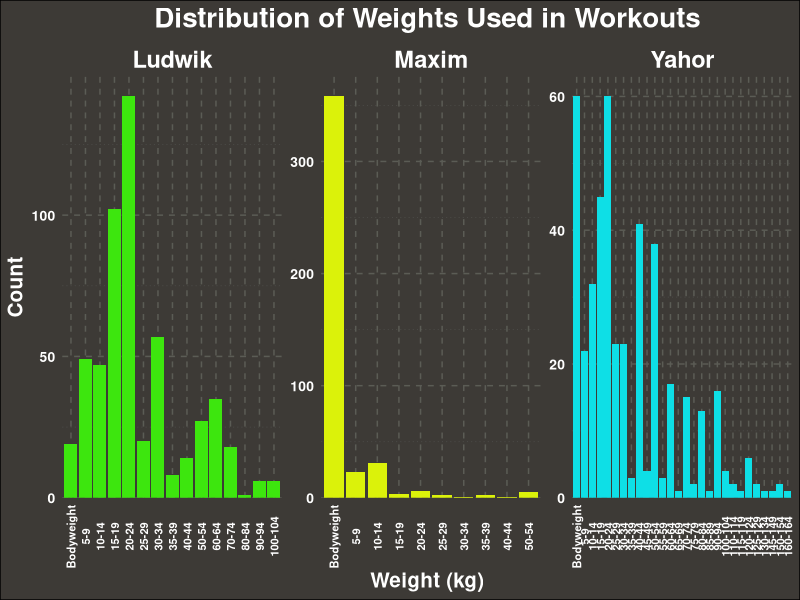

The R script that drew this image:
library(dplyr)
library(tidyr)
library(ggplot2)

plot_05 <- function(data = read.csv("data/training_data.csv")) {
  
  weights <- data %>% 
    group_by(Owner, Weight) %>% 
    summarise(count = n()) 
  
  weights[is.na(weights$Weight),]$Weight = 0
  weights[weights$Weight == 0,]$Weight = -1
  
  weights <- weights %>% 
    mutate(weight_group = (Weight)%/%5) 
  
  weights$weight_group <- as.factor(weights$weight_group)
  levels(weights$weight_group)[levels(weights$weight_group) == "-1"] <- "Bodyweight"
  
  levels(weights$weight_group) <- sapply(levels(weights$weight_group), function(x) {
    if (x == "Bodyweight") return("Bodyweight")
    else {
      group <- as.integer(x) * 5
      paste0(group, "-", group + 4)
    }
  })
  
  plot <- ggplot(weights, aes(x=weight_group, y = count, fill = Owner)) +
    geom_bar(stat = "identity") +
    labs(title = "Distribution of Weights Used in Workouts",
         x = "Weight (kg)",
         y = "Count") +
    theme_minimal() +
    theme(
      # axes and plot title
      axis.title = element_text(color = "white", size = 15, face = "bold"),
      axis.text = element_text(color = "white", face = "bold", size=11),
      axis.text.x = element_text(color = "white", face = "bold", size=8, angle = 90, vjust = 0.5),
      axis.text.y = element_text(color = "white", face = "bold", size=10),
      plot.title = element_text(colour = "white", size=20, face="bold", hjust = 0.5),
      
      # background
      plot.background = element_rect("#3d3a36"),
      strip.text = element_text(colour = "white", size=17, face="bold"),
      
      #legend
      legend.text = element_text(color="white", size=10),
      legend.title = element_blank(),
      legend.position = "none",
      
      # grid
      panel.grid.major = element_line(color = "#5b5c55", linetype = "dashed"),
      panel.grid.minor = element_line(color = "#4f4f4c", linetype = "dotted")
    ) +
    scale_fill_manual(values = c(
      "Ludwik"="#3de60e",
      "Yahor"="#0edfe6",
      "Maxim"="#dbf20a")
    ) +
    scale_color_manual(values = c(
      "Ludwik"="#3de60e",
      "Yahor"="#0edfe6",
      "Maxim"="#dbf20a"))+
    scale_y_continuous(expand = expansion(mult = c(0, 0.05)))+
    facet_wrap(~Owner, scales = "free")
  
  return(plot)
}


#ggsave("www/images/plot_05.png", width = 16, height = 10)
plot_05()